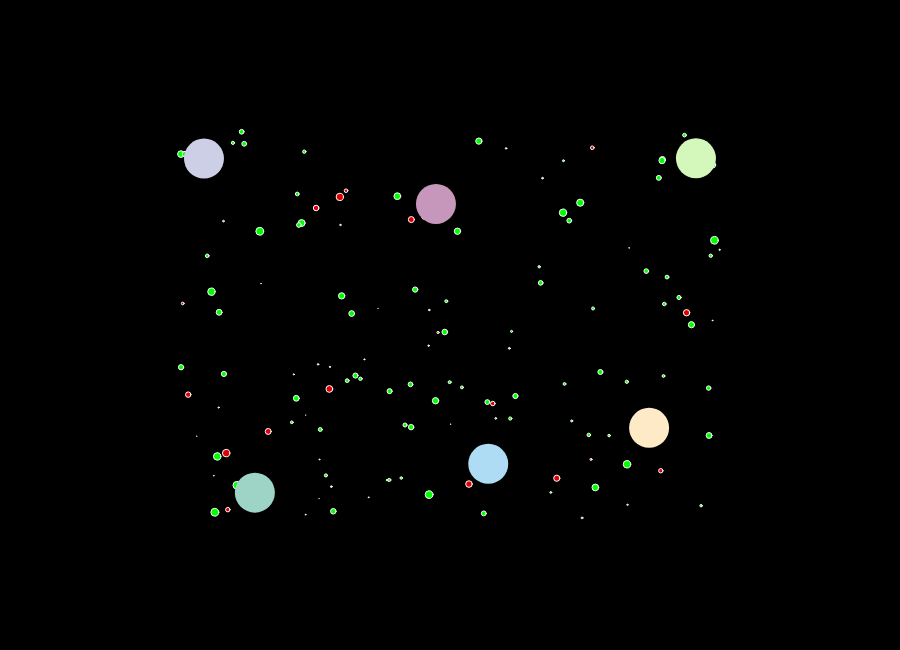
Frame 1 (no input)
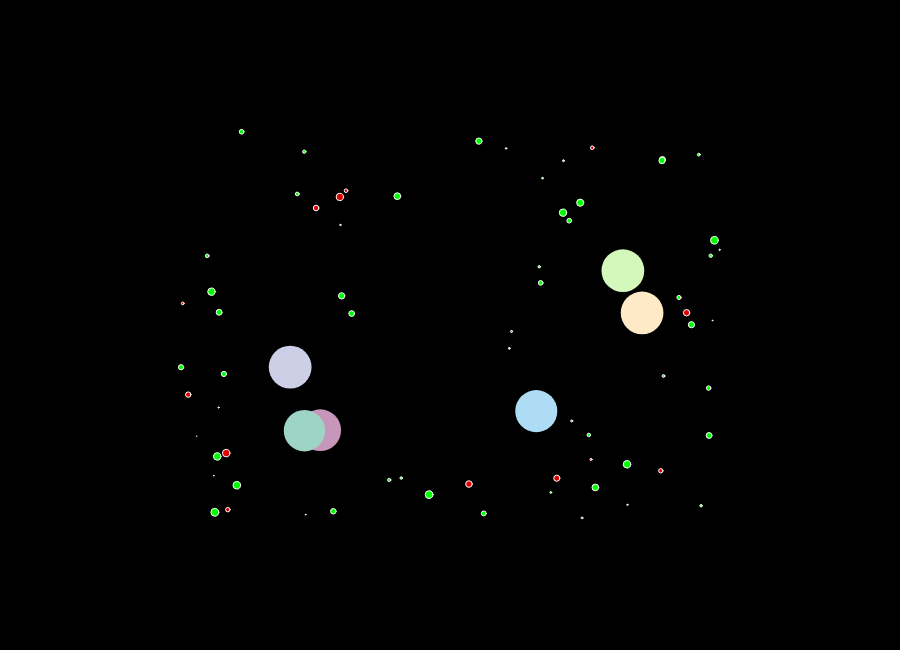
Frame 60 (no input)
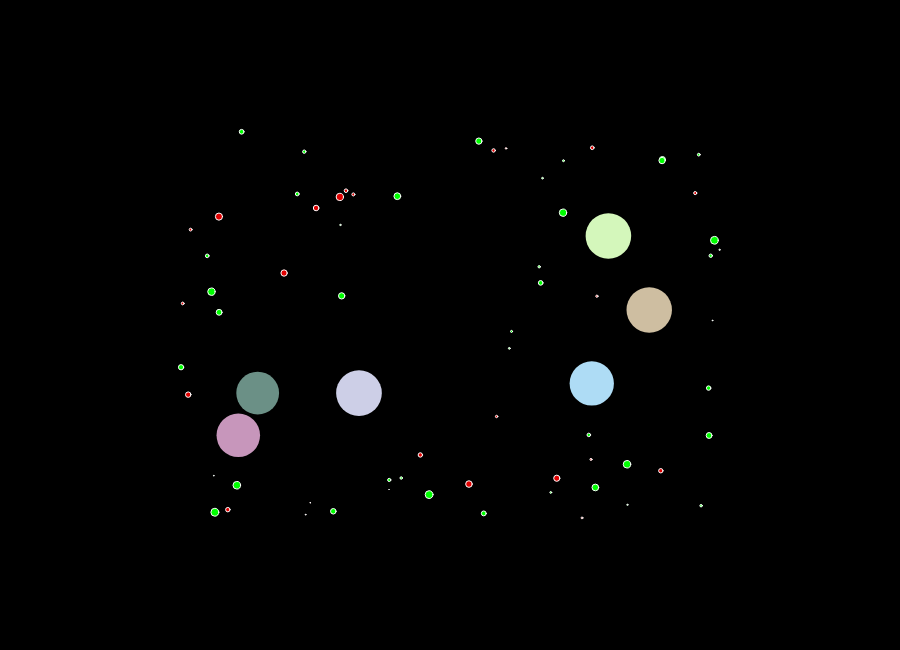
Frame 120 (the mouse pressed at the canvas centre since frame 60)

The p5.js sketch that drew these frames (run headless with seeded random() and noise() and a simulated clock; from frame 60 on, the mouse is pressed at the canvas centre):

// p5.js sketch
// ── sketch.js

// Lista de células
let cells = []
let energyPoints = []
let poisonPoints = []

function setup() {

    createCanvas(900, 650)
    //background(0)
    for (var index = 0; index < random(100, 500); index++) {
        energyPoints.push(new Energy())
    }
    for (var index = 0; index < random(0, 100); index++) {
        poisonPoints.push(new Poison())
    }
    

    
    cells.push(new Cell('A'))
    cells.push(new Cell('B'))
    cells.push(new Cell('C'))
    cells.push(new Cell('D'))
    cells.push(new Cell('E'))
    cells.push(new Cell('F'))
    

}

function draw() {

    background(0)

    for (var index = 0; index < energyPoints.length; index++) {
        let element = energyPoints[index];
        element.show()
    }
    for (var index = 0; index < poisonPoints.length; index++) {
        let element = poisonPoints[index];
        element.show()
    }

    
    //console.log(' >> '+cells.length)
    if(cells.length === 0){
        console.log(' >> '+cells.length)
        noLoop()
    }

    cells.forEach(cell => {
       
        cell.show()
        cell.viver(frameCount, cells, energyPoints, poisonPoints)


    });

    console.log(' ## Poison: '+poisonPoints.length + ' - Energy: '+energyPoints.length)
   

}

function mousePressed(){

    cells.forEach(cell => {
        if(cell.clicado(mouseX, mouseY)){
            console.log('Acertou')
            cell.morre(cells)
            //cells.push(novaCell)
        }
    })

    for (var index = 0; index < random(0, 100); index++) {
        poisonPoints.push(new Poison())
    }


}












// fill e mouseIsPressed
function teste1(){
    
    if(mouseIsPressed){
        fill(geraRandomIntRgb(), geraRandomIntRgb(), geraRandomIntRgb())
        
        ellipse(mouseX, mouseY, 50, 50)
    }else{
        
    }
    
}

// pointLight()
function teste2() {
    background(0);
    let locX = mouseX - width / 2;
    let locY = mouseY - height / 2;
    translate(-100, 0, 0);
    lightFalloff(1, 0, 0);
    pointLight(250, 250, 250, locX, locY, 50);
    sphere(60);
   
}

// lightFalloff()
function teste3() {
    background(0);
    let locX = mouseX - width / 2;
    let locY = mouseY - height / 2;
    translate(-25, 0, 0);
    lightFalloff(1, 0, 0);
    pointLight(250, 250, 250, locX, locY, 50);
    sphere(20);
    translate(50, 0, 0);
    lightFalloff(0.9, 0.01, 0);
    pointLight(250, 250, 250, locX, locY, 50);
    sphere(20);
}

// directionalLight
function teste4() {
    
    background(0);
    
    rectMode(CENTER);

    //move your mouse to change light direction
    let dirX = (mouseX / width - 0.5) * 2;
    let dirY = (mouseY / height - 0.5) * 2;
    directionalLight(250, 0, 0, -dirX, -dirY, -1);
    
    noStroke();
    normalMaterial();
    sphere(40);
    
    
    translate(mouseX - (width/2), mouseY - (height/2));
    rotateX(frameCount * 0.01);
    rotateY(frameCount * 0.03);
    rotateZ(frameCount * 0.05);

    torus(30, 15);
    torus(200, 1);

    translate(100, 100);
    ambientMaterial(255, 204, 100);
    box(10,30,50)
    translate(-200, 0);
    specularMaterial(255, 204, 0);
    box()
   
}
// ── Cell.js

function Cell(tipo, p, r, c, e){

    // Propriedades da célula
    this.tipo = tipo
    this.id = char(random(100)) + random(1000)
    this.estaVivo = false
    this.frameInicial = 0
    this.frameFinal = 0
    this.duracao = 0
    this.energinaBasal = random(0.01, 0.05)
    this.energia = e || 255
    this.expectativaInicialVida = random(100, 1000)
    this.expectativaVida = 0
       
    this.cor = c || color(random(150,255), random(150,255), random(150,255), this.energia)
    
    this.raio = r || 40
    this.raioAcao = this.raio / (this.raio*0.5)
    this.maxVel = 50/this.raio
    this.multplicador = this.raio*0.02
    
    this.acc = createVector()
    this.vel = createVector()
    if(p){
        this.pos = p.copy()
    }else{
        this.pos = createVector(random(width*0.2, width*0.8), random(height*0.2, height*0.8))
    }
    
    this.alvo = null
    this.predador = null

   
    // Avalia se foi clidado
    this.clicado = function(x, y){
        
        let d = dist(this.pos.x, this.pos.y, x, y)
        if(d < this.raio*2){
            //return true
            console.log(this.tipo+ ' >> '+this.id+ ' >> '+this.energia)
        }else{
            //return false
        }
        
        //console.log(this.id+ ' >> '+this.energia)


    }

    // Faz aparecer
    this.show = function(){

        noStroke()
        fill(this.cor)
        ellipse(this.pos.x, this.pos.y, this.raio, this.raio)
        
    }

   
    
    // Controla Ciclo de vida
    this.viver = function(frameAtual, cells, energyPoints, poisonPoints){

        if(!this.estaVivo){

            if(this.frameInicial===0){
                this.frameInicial = frameAtual
                this.estaVivo = true
                //console.log(this.id + ' Nasceu')
            }
            
        
        }else{

            this.atualizaExpectativa()
            this.duracao = frameAtual - this.frameInicial
              
            if(this.energia > 0){ // Se ainda tem energia :: pode viver
                
                // Continua vivendo
                //console.log(this.id+ ' >> '+this.energia)
                // Cresce
                this.cresce(this.energinaBasal)
                // Se move (eleatoriamente por enquanto)
                this.move(cells)
                this.come(cells)

                // Busca específica po energyPoints
                if(energyPoints.length > 0 ){
                    this.findEnergy(energyPoints)
                }
                if(poisonPoints.length > 0 ){
                    this.avoidPoison(poisonPoints)
                }

                // Realiza Mitose (se divide)
                this.mitose(cells)
                
                // Se passou da expectativa de vida :: pode morrer mesmo com energia
                if(this.duracao > this.expectativaVida){
                    let chance = random(0, 10)
                    // Morre
                    if(chance > 8 ){
                        this.morre(cells, frameAtual)
                    }
                }


            }else{ // Se aenergia acabou :: morre
             
                this.morre(cells, frameAtual)
                
            }
           

        }
        

    }

    // Atualiza a expectativa de vida
    this.atualizaExpectativa = function(){
        this.expectativaVida = this.expectativaInicialVida + this.energia 
    }
    // Atualiza o nível de energia
    this.atualizaEnergia = function(value){

        this.energia += value
        this.cor.setAlpha(this.energia)
        //this.multplicador = this.raio*0.02

        this.atualizaExpectativa()
    }

    // Muda o raio do espécime
    this.cresce = function(fator){
        this.raio = this.raio + fator
        this.atualizaEnergia(fator*(-1))
    }

    // Cordena movimento (caçar, fugir ou aleatóreo)
    this.move = function(){

        
            // Respeitando bordas do frame
            let novoX
            let novoY
            let peso = 0.05*this.raio
            let ajustaVelN = (1/this.raio)*(-1) 
            let ajustaVelP = (1/this.raio)
            /*
            if(this.pos.x >= width){
                novoX = this.pos.x - 20
            }else if(this.pos.x < 0){
                novoX = this.pos.x + 20
            }else{
                novoX = this.pos.x + random(-width*peso , width*peso)
            }
            if(this.pos.y >= height){
                novoY = this.pos.y - 20
            }else if(this.pos.y < 0){
                novoY = this.pos.y + 20
            }else{
                novoY = this.pos.y + random(-height*peso , height*peso)
            }
            */
            if(this.pos.x >= width*0.9){
                novoX = ajustaVelN
            }else if(this.pos.x < 0.1*width){
                novoX = ajustaVelP
            }else{
                novoX = random(-peso , peso)
            }

            if(this.pos.y >= height*0.9){
                novoY =  ajustaVelN
            }else if(this.pos.y <  0.1*height){
                novoY =  ajustaVelP
            }else{
                novoY =  random(-peso , peso)
            }

            // Verifica se precisa fugir ou se pode caçar
            let fugindo = this.fugir(cells)
            
            
            
            // Fugir tem prioridade
            if(fugindo === 0) {   
                
                let cacando = this.cacar(cells)
                // verifica se está caçando
                if(cacando === 0) { // Não está
                    this.vel = createVector(novoX, novoY) // Movimento aleatório
                }else{ // está caçando
                    this.acc.add(cacando)
                    this.vel.add(this.acc)
                    
                }

            }else{

                this.acc.add(fugindo)
                this.vel.add(this.acc)

            }

            this.pos.add(this.vel) // Atualiza Posição
            this.atualizaEnergia(this.vel.mag()*(-0.1))
            this.acc.mult(0) // zerando aceleracao


            // Mata quem saiu do canvas
            if(this.pos.x > width || this.pos.y > height || this.pos.x < 0 || this.pos.y < 0){
                this.morre(cells)
            }
     
    }
    this.fugir = function(cells) {
        
        let raioAcao = this.raio*4
        let self = this
        this.predador = null
        for (let index = 0; index < cells.length; index++) {

            const predador = cells[index];
            let distancia = dist(self.pos.x, self.pos.y, predador.pos.x, predador.pos.y)
            // Se estiver no raio de ação e for menor que o predador (independente do tipo)
            if(distancia < raioAcao && self.raio < predador.raio){ 
                self.predador = predador
                break 
            }
        }

        let foge
        if(self.predador===null){
            foge = 0
        }else{

            let medo = p5.Vector.sub(this.predador.pos, self.pos)
            medo.mult(-1)
            medo.setMag(this.maxVel)
            foge = p5.Vector.sub(medo, self.vel)
            foge.limit(0.3)

        }


        return foge

    }
    this.cacar = function(cells){

        let raioAcao = this.raio*6
        let self = this
        //this.alvo = null
        
        // Só procura alvo se não tiver alvo atual ou ou alvo atual estiver morto
        //if(cells.indexOf(this.alvo) === -1 && this.alvo===null ){

        
            for (let index = 0; index < cells.length; index++) {
                const alvo = cells[index];
                let distancia = dist(self.pos.x, self.pos.y, alvo.pos.x, alvo.pos.y)
                // Se estiver dentro do raio de ação e for de tipo diferente
                if(distancia < raioAcao && self.tipo != alvo.tipo && self.raio >= alvo.raio*2){
                    self.alvo = alvo
                    break 
                }
            }

        //}
        
        let persegue

        if(self.alvo===null){
            persegue = 0
        }else{

            let fome = p5.Vector.sub(this.alvo.pos, self.pos)
            fome.setMag(this.maxVel)
            persegue = p5.Vector.sub(fome, self.vel)
            persegue.limit(0.8)

        }
       
        return persegue

    }

    // gera ganho de energia e parte da massa (de quem foi consumido)
    this.come = function(cells){
        var self = this
        cells.forEach(alvo => {
            
            let distancia = dist(self.pos.x, self.pos.y, alvo.pos.x, alvo.pos.y)
            
            if(distancia < self.raio*0.5  && alvo.raio <= self.raio*0.5){
                
                if(alvo.tipo != self.tipo){

                    self.atualizaEnergia(alvo.energia)
                    alvo.morre(cells)
                    self.cresce(alvo.raio*0.1)
                    
                }else{
                 
                    self.atualizaEnergia(alvo.energia*0.5)
                    alvo.morre(cells)
                    self.cresce(alvo.raio*0.03)

                }
             
            }



        })

    }

    this.findEnergy = function(energyPoints){
        let self = this
        for (var index = 0; index < energyPoints.length; index++) {
            let element = energyPoints[index];

            let distancia = dist(self.pos.x, self.pos.y, element.pos.x, element.pos.y)
            
            if(distancia < self.raio*5){
                
                let persegue
                let fome = p5.Vector.sub(element.pos, self.pos)
                fome.setMag(this.maxVel)
                persegue = p5.Vector.sub(fome, self.vel)
                persegue.limit(0.8)
                this.acc.add(persegue)
                this.vel.add(this.acc)
                this.pos.add(this.vel) // Atualiza Posição
                this.atualizaEnergia(this.vel.mag()*(-0.1))
                this.acc.mult(0)

                if(distancia < self.raio) {
                    self.atualizaEnergia(element.energy)
                    // console.log(element.energy)
                    element.apaga(energyPoints)
                    break
                }
               
            }

        }

    }
    this.avoidPoison = function(poisonPoints){
        let self = this
        for (var index = 0; index < poisonPoints.length; index++) {
            let element = poisonPoints[index];

            let distancia = dist(self.pos.x, self.pos.y, element.pos.x, element.pos.y)
            
            if(distancia < self.raio*5){
                
                let foge
                let medo = p5.Vector.sub(element.pos, self.pos)
                medo.mult(-1)
                medo.setMag(this.maxVel/2)
                foge = p5.Vector.sub(medo, self.vel)
                foge.limit(0.8)
                this.acc.add(foge)
                this.vel.add(this.acc)
                this.pos.add(this.vel) // Atualiza Posição
                this.atualizaEnergia(this.vel.mag()*(-0.1))
                this.acc.mult(0)

                if(distancia < self.raio) {
                    self.atualizaEnergia(element.energy*(-1))
                    // console.log(element.energy)
                    element.apaga(poisonPoints)
                    break
                }
               
            }

        }

    }

    // mitose gera perda de massa e energia
    this.mitose = function(cells){
        
        if(this.estaVivo){

            const raioTransferido = random(this.raio*0.4, this.raio*0.5)
            const energiaTranferida = random(this.energia*0.4, this.energia*0.5) // Ajuste de custo energético da mitose
           

            if(this.duracao > Math.floor(this.expectativaVida*0.4)  && random(1, 10) > 5 && this.raio > 10 ){
                
                let cell = new Cell(this.tipo, this.pos, raioTransferido, this.cor, energiaTranferida)
                cells.push(cell)

                this.raio = this.raio - raioTransferido/4

                this.atualizaEnergia((energiaTranferida/3)*(-1))

            }
         
        }
        
    }

    // Mata espécime
    this.morre = function(cells, frame){

        this.estaVivo = false
        this.frameFinal = frame
        cells.splice(cells.indexOf(this), 1)
        
        //console.log(this.id + ' Morreu')
        //console.log(this)

    }
}


// ── Energy.js

function Energy(){

    this.pos = createVector(random(width*0.2, width*0.8), random(height*0.2, height*0.8))
    this.energy = random(0, 100)
    this.cor = color(0,255,0)
    this.raio = this.energy*0.08
    //this.array = pointsArray


    // Faz aparecer
    this.show = function(){
       
        stroke(255)
        fill(this.cor)
        ellipse(this.pos.x, this.pos.y, this.raio, this.raio)
        //this.array.push(this)
        //console.log(this)
                
    }

    this.apaga = function(energyPoints){

        energyPoints.splice(energyPoints.indexOf(this), 1)

    }


}
// ── Poison.js

function Poison(){
    
        this.pos = createVector(random(width*0.2, width*0.8), random(height*0.2, height*0.8))
        this.energy = random(0, 100)
        this.cor = color(225,0,0)
        this.raio = this.energy*0.08
        //this.array = pointsArray
    
    
        // Faz aparecer
        this.show = function(){
           
            stroke(255)
            fill(this.cor)
            ellipse(this.pos.x, this.pos.y, this.raio, this.raio)
            //this.array.push(this)
            //console.log(this)
                    
        }
    
        this.apaga = function(energyPoints){
    
            energyPoints.splice(energyPoints.indexOf(this), 1)
    
        }
    
    
    }
// ── utilitario.js



// número aleatório antre 0 e 255 - para RGB
function geraRandomIntRgb(){
    let min = 0
    let max = 255
    return Math.floor(Math.random() * (max -min + 1)) + min
}
